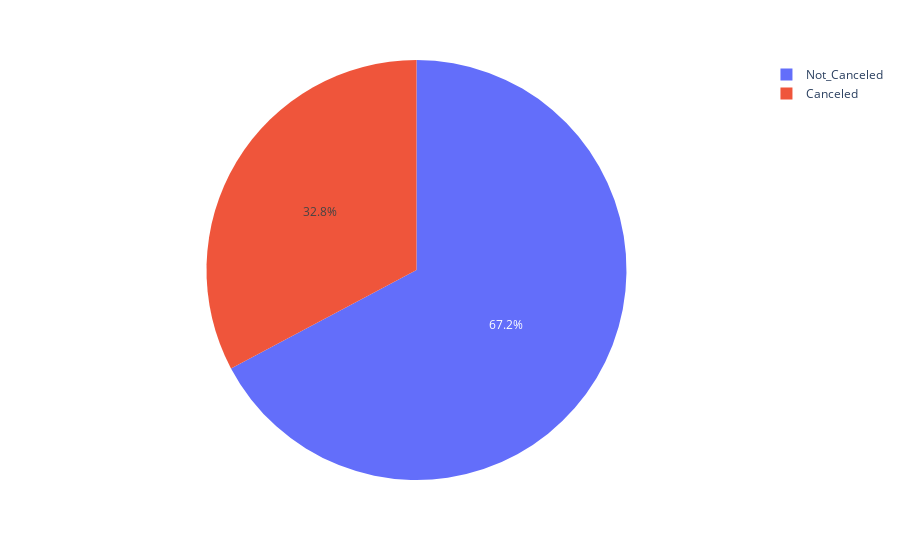

Notebook code for this chart:
### Code cell
vals = hotel.booking_status.value_counts()
names = vals.index
fig = px.pie(values=vals, names=names)
fig.show()

### Figure 1 — Plotly figure (JSON) as saved in the notebook; plotly's stock layout.template omitted (floating-point values rounded to 4 significant figures)
{"data": [{"domain": {"x": [0, 1], "y": [0, 1]}, "hovertemplate": "label=%{label}<br>value=%{value}<extra></extra>", "labels": ["Not_Canceled", "Canceled"], "legendgroup": "", "name": "", "showlegend": true, "type": "pie", "values": [24390, 11885]}], "layout": {"legend": {"tracegroupgap": 0}, "margin": {"t": 60}}}
